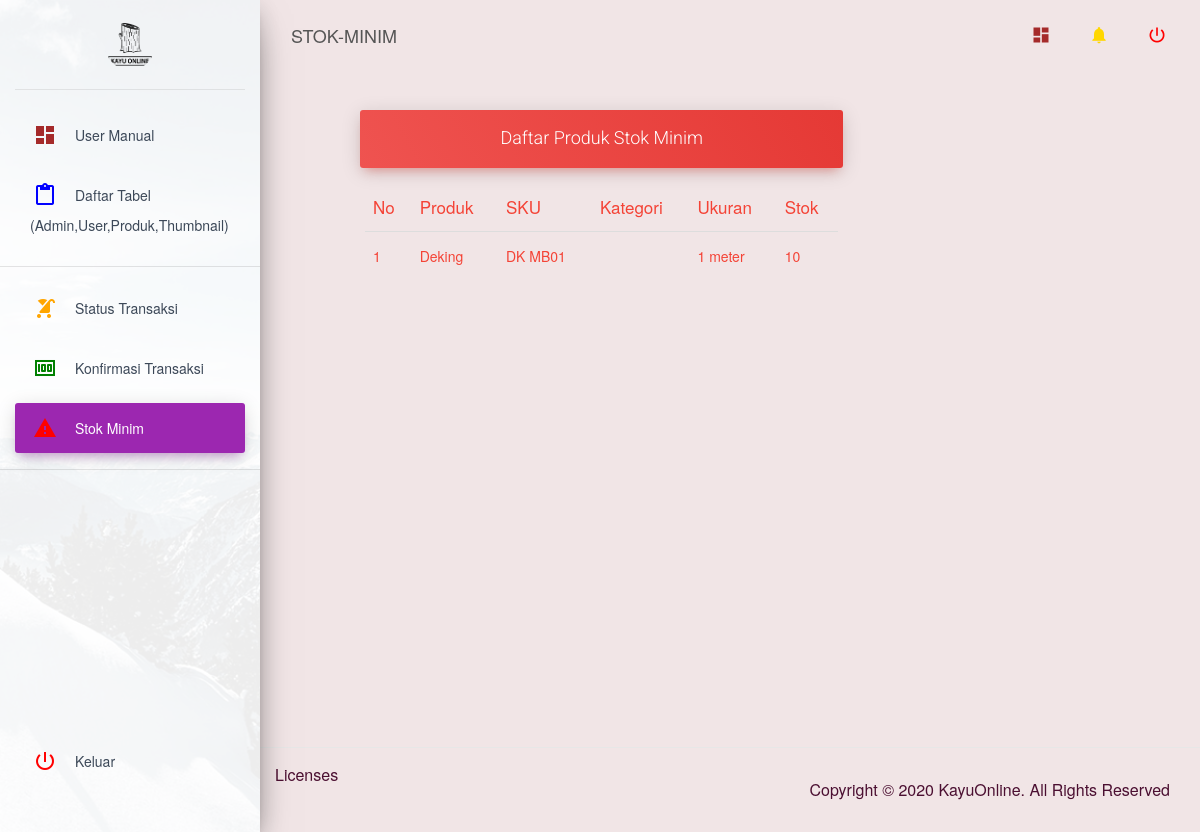
/admin/stok-minim, run on an earlier commit of the app's database.
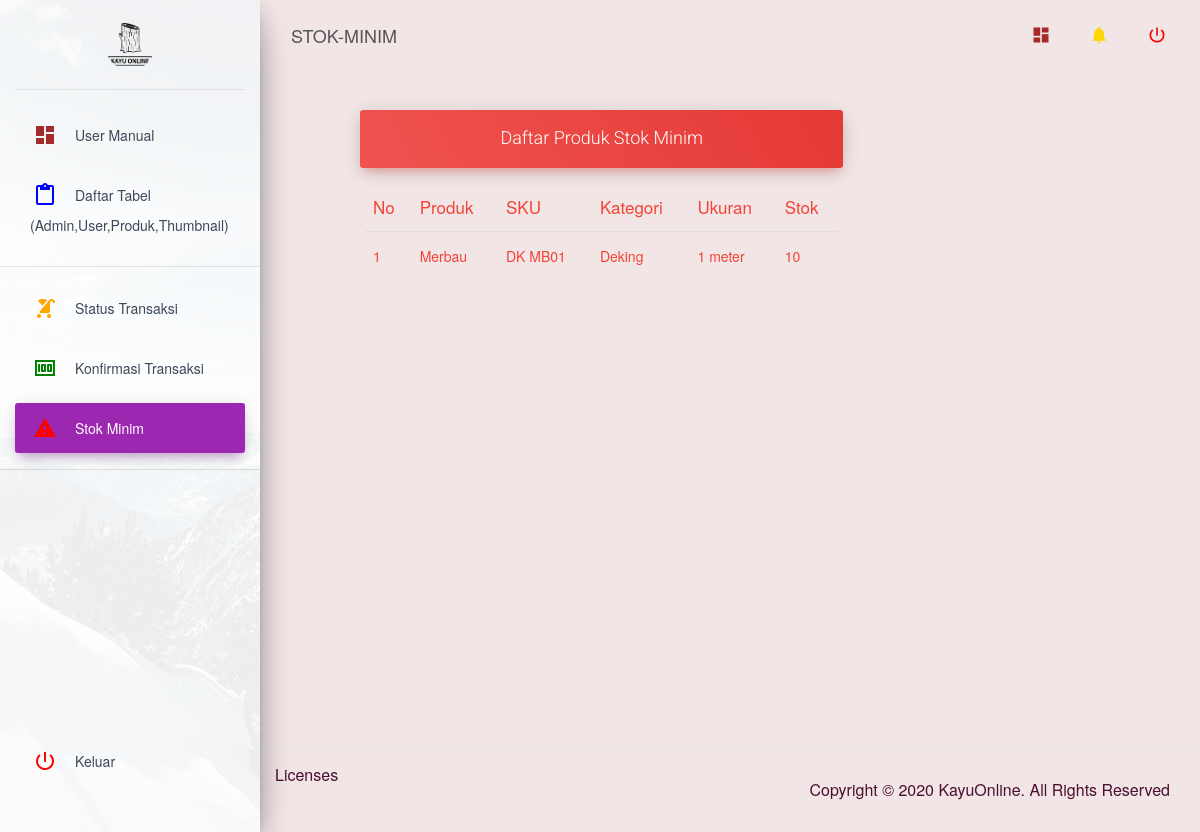
And on a later commit of the database.
### tables this page shows
CREATE TABLE `product_has_sizes` (
  `id` bigint(20) unsigned NOT NULL AUTO_INCREMENT,
  `product_id` bigint(20) unsigned NOT NULL,
  `product_size_id` bigint(20) unsigned NOT NULL,
  `price` decimal(10,0) NOT NULL,
  `stock` int(11) NOT NULL,
  `created_at` timestamp NULL DEFAULT NULL,
  `updated_at` timestamp NULL DEFAULT NULL,
  `sold` int(11) DEFAULT NULL,
  PRIMARY KEY (`id`)
);

CREATE TABLE `product_categories` (
  `id` bigint(20) unsigned NOT NULL AUTO_INCREMENT,
  `category_code` varchar(255) NOT NULL,
  `category_name` varchar(255) NOT NULL,
  `description_categories` text NOT NULL,
  `created_at` timestamp NULL DEFAULT NULL,
  `updated_at` timestamp NULL DEFAULT NULL,
  PRIMARY KEY (`id`)
);

CREATE TABLE `products` (
  `id` bigint(20) unsigned NOT NULL AUTO_INCREMENT,
  `category_id` bigint(20) unsigned NOT NULL,
  `product_code` varchar(255) NOT NULL,
  `name` varchar(255) NOT NULL,
  `description` text NOT NULL,
  `detail` text DEFAULT NULL,
  `created_at` timestamp NULL DEFAULT NULL,
  `updated_at` timestamp NULL DEFAULT NULL,
  PRIMARY KEY (`id`),
  UNIQUE KEY `products_product_code_unique` (`product_code`)
);

CREATE TABLE `product_sizes` (
  `id` bigint(20) unsigned NOT NULL AUTO_INCREMENT,
  `size` varchar(255) NOT NULL,
  `description_size` text NOT NULL,
  `created_at` timestamp NULL DEFAULT NULL,
  `updated_at` timestamp NULL DEFAULT NULL,
  PRIMARY KEY (`id`)
);

### application/views/admin/template/layout.php (called while the page is built, shortened)
<?php $this->load->view('admin/template/navbar')?>
<?php $this->load->view('admin/template/header')?>
<?php $this->load->view($content)?>

### application/controllers/Admin.php (called while the page is built, shortened)
<?php
class Admin extends CI_Controller
{
	function __construct()
	{
		$this->load->model('m_kayu_online');
	}
	public function stok_minim()
	{
		$data['allNotif'] = $this->m_kayu_online->getAllNotif();
		$data['stokminim'] = $this->m_kayu_online->getStokMinim();
		$data['content'] = 'admin/stok-minim';
		$this->load->view('admin/template/layout', $data);
	}
}

### index.php (called while the page is built, shortened)
<?php
require_once BASEPATH.'core/CodeIgniter.php';

### application/models/M_kayu_online.php (called while the page is built, shortened)
<?php
class M_kayu_online extends CI_Model
{
	function __construct()
	{
		$this->db->query('SET SESSION sql_mode =
                  REPLACE(REPLACE(REPLACE(
                  @@sql_mode,
                  "ONLY_FULL_GROUP_BY,", ""),
                  ",ONLY_FULL_GROUP_BY", ""),
                  "ONLY_FULL_GROUP_BY", "")');
	}
	public function getStokMinim()
	{
		return $this->db->from("product_has_sizes")
			->join('products', 'products.id = product_has_sizes.product_id')
			->join('product_sizes', 'product_sizes.id = product_has_sizes.product_size_id')
			->join('product_categories', 'product_categories.id = products.category_id')
			->where('product_has_sizes.stock <= 10')
			->get()
			->result();
	}
}

### application/views/admin/stok-minim.php (the view, shortened to what this page needs)
<div class="content">
    <div class="container-fluid">
                <center>
	                <div class="row">
	                    <div class="col-md-8">
	                        <div class="card card-plain">
	                            <div class="card-header card-header-danger">
	                                <h4 class="card-title mt-0"> Daftar Produk Stok Minim</h4>
	                            </div>
	                            <div class="card-body">
	                                <div class="table-responsive">
	                                    <table class="table table-hover">
	                                    	<?php if (!empty($stokminim)) { ?>
	                                        <thead class="text-danger">
	                                            <th>No</th>
							                    <th>Produk</th>
							                    <th>SKU</th>
							                    <th>Kategori</th>
							                    <th>Ukuran</th>
							                    <th>Stok</th>
	                                        </thead>
	                                        <tbody class="text-danger">
	                                        <?php $no=1; foreach ($stokminim as $key) { ?>
	                                        	<td><?= $no;?></td>
	                                            <td><?= $key->name;?></td>
	                                            <td><?= $key->product_code?></td>
	                                            <td><?= $key->category_name?></td>
	                                            <td><?= $key->size;?></td>
	                                            <td><?= $key->stock;?></td>
	                                        </tbody>
	                                        <?php $no+=1; } ?>
	                                        <?php }
	                                        else{
						                    	echo "<center><h3>TIDAK ADA DATA !</h3></center>";
						                    } ?>
	                                    </table>
	                                </div>
	                            </div>
	                        </div>
	                    </div>
	                </div>
                </center>
    </div>
</div>

What changed in the data, as far as the page shows it:
changed product_has_sizes "DK MB01": product.name "Deking" → "Merbau"; product_categories.category_name (not shown) → "Deking"
